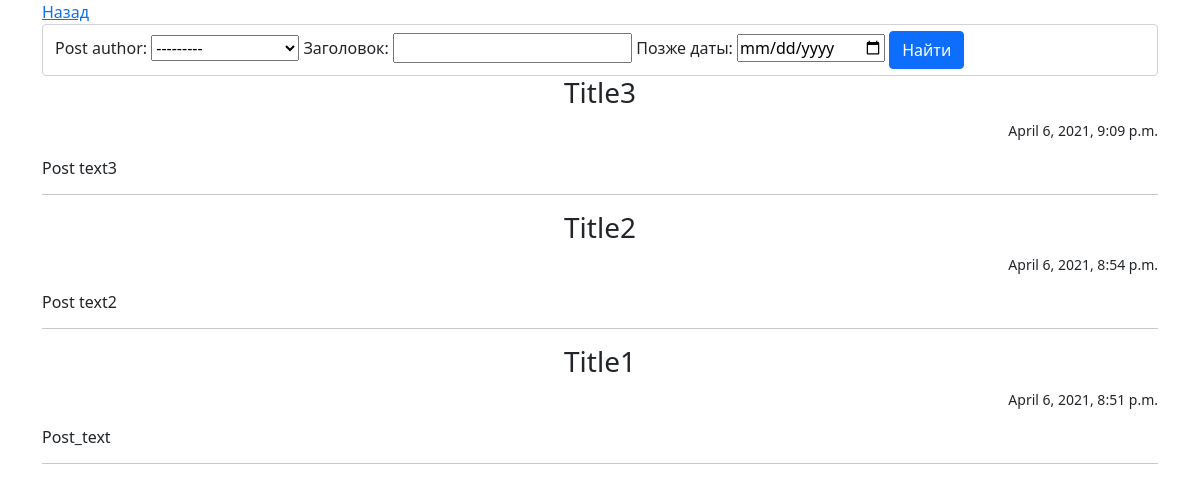
The app's page /search/, older data.
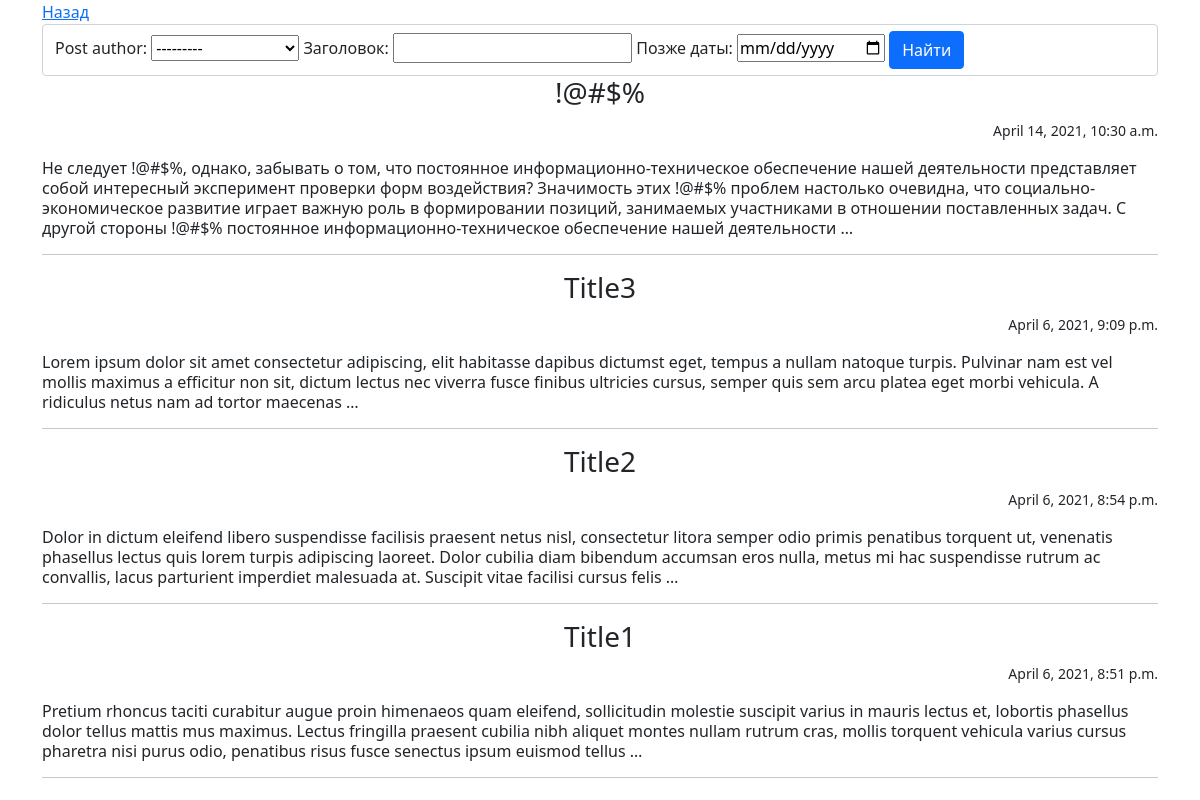
The same page, newer data.
### news/models.py (models this page shows, shortened)
class Post(models.Model):
    post_author = models.ForeignKey(Author, on_delete=models.CASCADE)
    post_choice = models.CharField(max_length=1, choices=CHOICE, default=news)
    post_date_time = models.DateTimeField(auto_now_add=True)
    post_category = models.ManyToManyField(Category, through='PostCategory')
    post_title = models.CharField(max_length=255)
    post_text = models.TextField()
    post_rating = models.IntegerField(default=0)

### news/views.py (the view)
# urls.py: path('search/', Search.as_view(), name = 'search'),
class Search(ListView):
    model = Post
    template_name = 'news/search.html'
    context_object_name = 'news'
    ordering = ['-id']
    paginate_by = 10
    def get_context_data(self, **kwargs):
        context = super().get_context_data(**kwargs)
        context['filter'] = PostFilter(self.request.GET, queryset=self.get_queryset())
        context['categories'] = Category.objects.all()
        return context

### news/templatetags/custom_filters.py (called while the page is built)
@register.filter(
    name='censor')  # регистрируем наш фильтр под именем multiply, чтоб django понимал, что это именно фильтр, а не простая функция
def censor(
        value):  # первый аргумент здесь это то значение, к которому надо применить фильтр, второй аргумент — это аргумент фильтра, т.е. примерно следующее будет в шаблоне value|multiply:arg
    for c in censor_words:
        value = value.replace(c, '!@#$%')
    return value

### templates/news/search.html (shortened to what this page needs)
{% extends 'news/default.html' %}
{% load custom_filters %}
{% block content %}
<a href="{% url 'news' %}">Назад</a>
<form method="GET">
        <div class ="col form-control ">
            {{ filter.form }}
            <input type="submit" class="btn btn-primary" value="Найти">
        </div>
</form>
{% for post in filter.qs%}
    <h3 class = "text-center fw-light">{{ post.post_title|censor }}</h3>
    <p class="text-end"><small>{{ post.post_date_time }}</small></p>
    <p class="lh-sm">{{ post.post_text|censor|truncatewords:50  }}</p>
    <hr>
{% endfor %}
{% endblock content %}

Row changes from the older to the newer data that the page shows:
added Post: post_title|censor "!@#$%", post_date_time "April 14, 2021, 10:30 a.m.", post_text|censor "Не следует !@#$%, однако, забывать о том, что постоянное информационно-техническое обеспечение нашей деятельности представляет собой интересный эксперимент проверки форм воздействия? Значимость этих !@#$% проблем настолько очевидна, что социально-экономическое развитие играет важную роль в формировании позиций, занимаемых участниками в отношении поставленных задач. С другой стороны !@#$% постоянное информационно-техническое обеспечение нашей деятельности …"
changed Post "Title3": post_text|censor "Post text3" → "Lorem ipsum dolor sit amet consectetur adipiscing, elit habitasse dapibus dictumst eget, tempus a nullam natoque turpis. Pulvinar nam est vel mollis maximus a efficitur non sit, dictum lectus nec viverra fusce finibus ultricies cursus, semper quis sem arcu platea eget morbi vehicula. A ridiculus netus nam ad tortor maecenas …"
changed Post "Title2": post_text|censor "Post text2" → "Dolor in dictum eleifend libero suspendisse facilisis praesent netus nisl, consectetur litora semper odio primis penatibus torquent ut, venenatis phasellus lectus quis lorem turpis adipiscing laoreet. Dolor cubilia diam bibendum accumsan eros nulla, metus mi hac suspendisse rutrum ac convallis, lacus parturient imperdiet malesuada at. Suscipit vitae facilisi cursus felis …"
changed Post "Title1": post_text|censor "Post_text" → "Pretium rhoncus taciti curabitur augue proin himenaeos quam eleifend, sollicitudin molestie suscipit varius in mauris lectus et, lobortis phasellus dolor tellus mattis mus maximus. Lectus fringilla praesent cubilia nibh aliquet montes nullam rutrum cras, mollis torquent vehicula varius cursus pharetra nisi purus odio, penatibus risus fusce senectus ipsum euismod tellus …"
